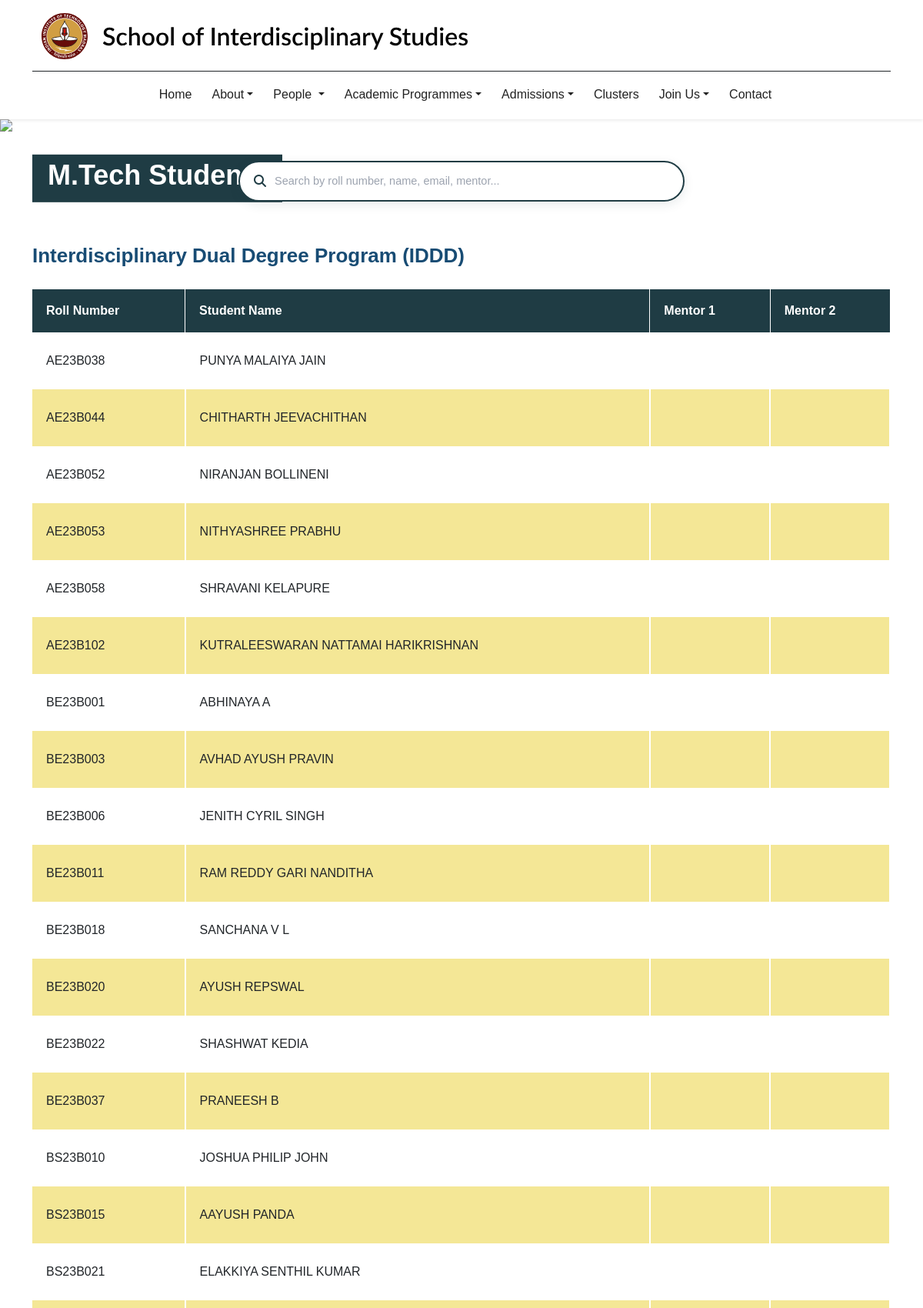
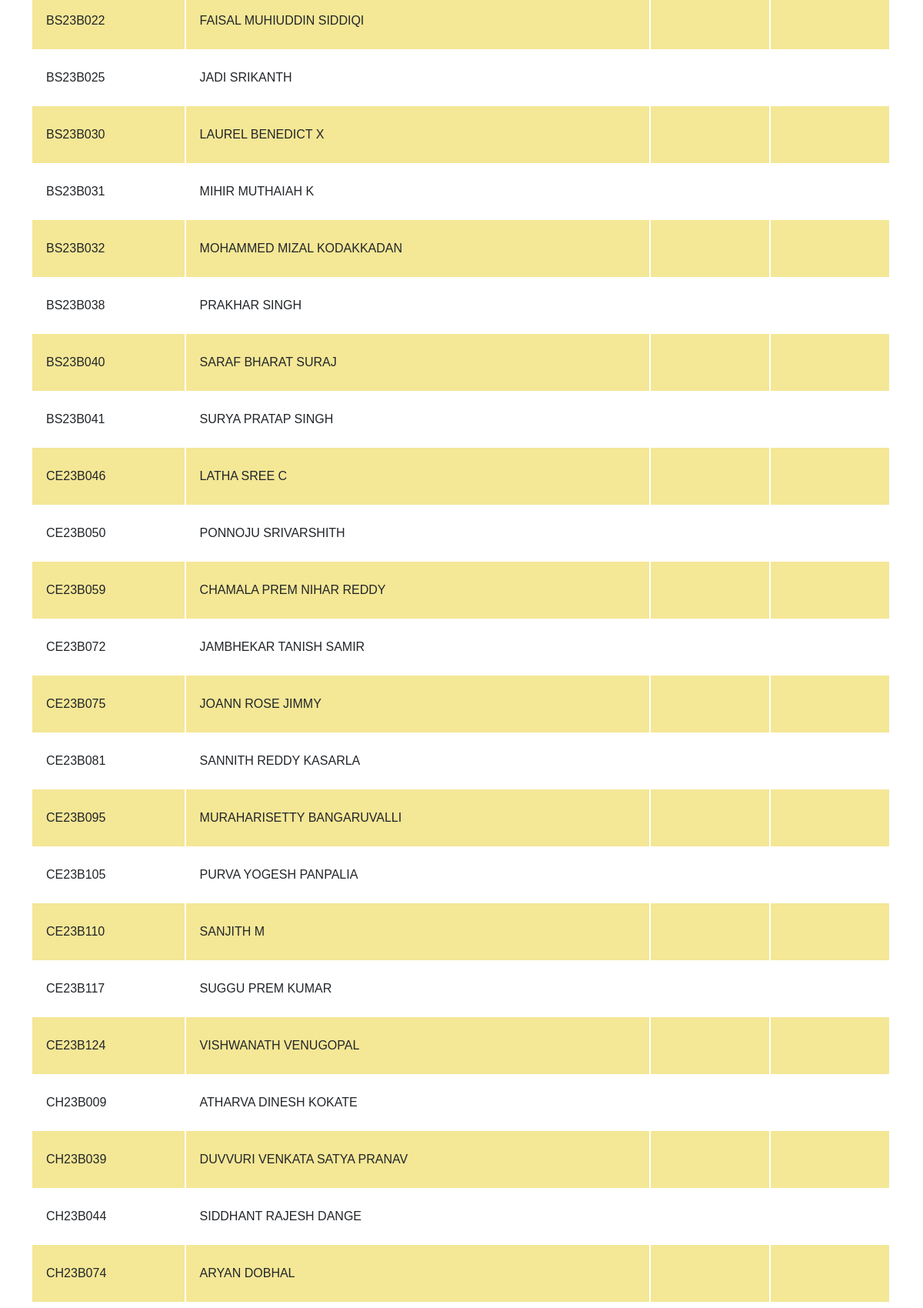
Screenshot of /mtech.php (upper part) with the database file from the repository (2 pictures, top to bottom).
### tables this page shows
CREATE TABLE `mtech_students` (
  `id` int NOT NULL,
  `programme` varchar(255) NOT NULL,
  `roll_number` varchar(50) DEFAULT NULL,
  `student_name` varchar(255) NOT NULL,
  `mentor_1` varchar(255) DEFAULT NULL,
  `mentor_2` varchar(255) DEFAULT NULL
);

### mtech.php (the view, shortened to what this page needs)
<?php
include 'header.php';
$sql = "
    SELECT
        programme,
        roll_number,
        student_name,
        mentor_1,
        mentor_2
    FROM mtech_students
    ORDER BY
        CASE programme
            WHEN 'Interdisciplinary Dual Degree Program (IDDD)' THEN 1
            WHEN 'International Interdisciplinary Masters Program (I2MP)' THEN 2
            WHEN 'Joint Masters Program (JMP)' THEN 3
            ELSE 4
        END,
        id ASC
";
$stmt = $pdo->prepare($sql);
$stmt->execute();
$students = $stmt->fetchAll(PDO::FETCH_ASSOC);
$programmes = [];
foreach ($students as $student) {
    $programmes[$student['programme']][] = $student;
}
?>
<section class="hero">
    <img src="images/about-banner.png" class="hero-img" style="height: auto;">
    <div class="container">
        <div class="hero-content about-section">
            <h2>M.Tech Students</h2>
        </div>
    </div>
</section>
<div class="container live-search-container">
    <div class="live-search-wrapper">
        <i class="fa-solid fa-magnifying-glass search-icon"></i>
        <input
            type="text"
            id="studentSearchInput"
            class="live-search-input"
            placeholder="Search by roll number, name, email, mentor..."
            autocomplete="off"
            aria-label="Search students"
        >
    </div>
</div>
<?php foreach ($programmes as $programme => $students): ?>
<section class="phd-table-section">
    <div class="container">
        <h3 class="clusters-side-heading">
            <?php echo htmlspecialchars($programme); ?>
        </h3>
        <div class="table-responsive">
            <table class="phd-table">
                <thead>
                    <tr>
                        <th>
                            <p>Roll Number</p>
                        </th>
                        <th>
                            <p>Student Name</p>
                        </th>
                        <th>
                            <p>Mentor 1</p>
                        </th>
                        <th>
                            <p>Mentor 2</p>
                        </th>
                    </tr>
                </thead>
                <tbody>
                    <?php foreach ($students as $student): ?>
                        <tr>
                            <td>
                                <p>
                                    <?php echo htmlspecialchars($student['roll_number'] ?? ''); ?>
                                </p>
                            </td>
                            <td>
                                <p>
                                    <?php echo htmlspecialchars($student['student_name']); ?>
                                </p>
                            </td>
                            <td>
                            </td>
                            <td>
                            </td>
                        </tr>
                    <?php endforeach; ?>
                </tbody>
            </table>
        </div>
    </div>
</section>
<?php endforeach; ?>
<?php include 'footer.php'; ?>

### style.css (style rules this page uses)
body { font-family: 'Inter', sans-serif; }
.hero { position: relative; margin-top: 150px; }
.hero-img { width: 100%; height: 520px; object-fit: cover; }
.hero-content { position: absolute; top: 40%; transform: translateY(70%); color: #fff; }
.about-section { padding: 40px 0; }
.about-section h2 { color: #000; font-size: 36px; font-weight: 600; font-family: 'Lato', sans-serif; }
.live-search-container { padding: 35px 15px 15px; display: flex; flex-direction: column; align-items: center; justify-content: center; width: 100%; }
.live-search-wrapper { position: relative; width: 100%; max-width: 580px; display: flex; align-items: center; background: #ffffff; border: 2px solid #1F3C44; border-radius: 50px; padding: 6px 18px 6px 45px; box-shadow: 0 4px 14px rgba(31, 60, 68, 0.10); transition: border-color 0.25s ease, box-shadow 0.25s ease; }
.live-search-wrapper .search-icon { position: absolute; left: 18px; color: #1F3C44; font-size: 16px; pointer-events: none; }
.live-search-input { width: 100%; border: none; outline: none; background: transparent; font-size: 15px; color: #1F2937; padding: 7px 8px 7px 0; font-family: inherit; }
.live-search-input::placeholder { color: #9CA3AF; font-size: 14.5px; }

### mtech.php (style rules this page uses)
.phd-table-section { padding: 40px 0; }
.phd-table { width: 100%; border-collapse: collapse; }
.phd-table thead tr { background-color: #1F3C44; }
.phd-table thead th { padding: 16px 18px; border-right: 1px solid #fff; }
.phd-table thead th:last-child { border-right: none; }
.phd-table thead th p { color: #fff; margin: 0; }
.phd-table tbody tr:nth-child(even) { background-color: #F4E796; }
.phd-table tbody td { padding: 25px 18px; border-right: 2px solid #fff; vertical-align: top; }
.phd-table tbody td p { margin: 0; }
.hero-content { top: 35%; background-color: #1F3C44; padding: 5px 20px; }
.hero-content h2 { color: #fff; }
.clusters-side-heading { font-family: 'Lato', sans-serif; font-size: 26px; color: #184C74; font-weight: 600; padding-bottom: 20px; }

### rows the page displays
mtech_students: roll_number "AE23B038", student_name "PUNYA MALAIYA JAIN"
mtech_students: roll_number "AE23B044", student_name "CHITHARTH JEEVACHITHAN"
mtech_students: roll_number "AE23B052", student_name "NIRANJAN BOLLINENI"
mtech_students: roll_number "AE23B053", student_name "NITHYASHREE PRABHU"
mtech_students: roll_number "AE23B058", student_name "SHRAVANI KELAPURE"
mtech_students: roll_number "AE23B102", student_name "KUTRALEESWARAN NATTAMAI HARIKRISHNAN"
mtech_students: roll_number "BE23B001", student_name "ABHINAYA A"
mtech_students: roll_number "BE23B003", student_name "AVHAD AYUSH PRAVIN"
mtech_students: roll_number "BE23B006", student_name "JENITH CYRIL SINGH"
mtech_students: roll_number "BE23B011", student_name "RAM REDDY GARI NANDITHA"
mtech_students: roll_number "BE23B018", student_name "SANCHANA V L"
mtech_students: roll_number "BE23B020", student_name "AYUSH REPSWAL"
mtech_students: roll_number "BE23B022", student_name "SHASHWAT KEDIA"
mtech_students: roll_number "BE23B037", student_name "PRANEESH B"
mtech_students: roll_number "BS23B010", student_name "JOSHUA PHILIP JOHN"
mtech_students: roll_number "BS23B015", student_name "AAYUSH PANDA"
mtech_students: roll_number "BS23B021", student_name "ELAKKIYA SENTHIL KUMAR"
mtech_students: roll_number "BS23B022", student_name "FAISAL MUHIUDDIN SIDDIQI"
mtech_students: roll_number "BS23B025", student_name "JADI SRIKANTH"
mtech_students: roll_number "BS23B030", student_name "LAUREL BENEDICT X"
mtech_students: roll_number "BS23B031", student_name "MIHIR MUTHAIAH K"
mtech_students: roll_number "BS23B032", student_name "MOHAMMED MIZAL KODAKKADAN"
mtech_students: roll_number "BS23B038", student_name "PRAKHAR SINGH"
mtech_students: roll_number "BS23B040", student_name "SARAF BHARAT SURAJ"
mtech_students: roll_number "BS23B041", student_name "SURYA PRATAP SINGH"
mtech_students: roll_number "CE23B046", student_name "LATHA SREE C"
mtech_students: roll_number "CE23B050", student_name "PONNOJU SRIVARSHITH"
mtech_students: roll_number "CE23B059", student_name "CHAMALA PREM NIHAR REDDY"
mtech_students: roll_number "CE23B072", student_name "JAMBHEKAR TANISH SAMIR"
mtech_students: roll_number "CE23B075", student_name "JOANN ROSE JIMMY"
mtech_students: roll_number "CE23B081", student_name "SANNITH REDDY KASARLA"
mtech_students: roll_number "CE23B095", student_name "MURAHARISETTY BANGARUVALLI"
mtech_students: roll_number "CE23B105", student_name "PURVA YOGESH PANPALIA"
mtech_students: roll_number "CE23B110", student_name "SANJITH M"
mtech_students: roll_number "CE23B117", student_name "SUGGU PREM KUMAR"
mtech_students: roll_number "CE23B124", student_name "VISHWANATH VENUGOPAL"
mtech_students: roll_number "CH23B009", student_name "ATHARVA DINESH KOKATE"
mtech_students: roll_number "CH23B039", student_name "DUVVURI VENKATA SATYA PRANAV"
mtech_students: roll_number "CH23B044", student_name "SIDDHANT RAJESH DANGE"
mtech_students: roll_number "CH23B074", student_name "ARYAN DOBHAL"

### other values shown
$programme "Interdisciplinary Dual Degree Program (IDDD)"
